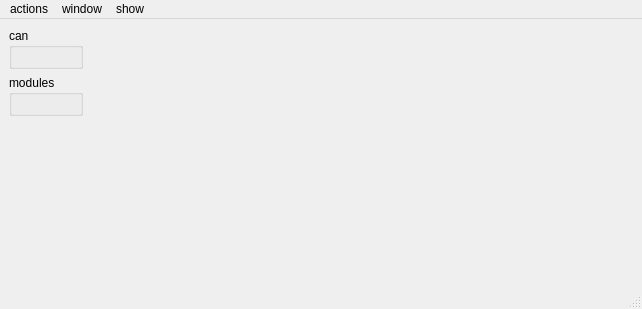
<?xml version="1.0" encoding="UTF-8"?>
<ui version="4.0">
 <class>MainWindow</class>
 <widget class="QMainWindow" name="MainWindow">
  <property name="geometry">
   <rect>
    <x>0</x>
    <y>0</y>
    <width>642</width>
    <height>309</height>
   </rect>
  </property>
  <property name="windowTitle">
   <string>Connecting...</string>
  </property>
  <widget class="QWidget" name="centralwidget">
   <layout class="QGridLayout" name="gridLayout">
    <item row="1" column="0">
     <widget class="QGroupBox" name="moduleBox">
      <property name="title">
       <string>modules</string>
      </property>
      <layout class="QGridLayout" name="moduleBoxLayout"/>
     </widget>
    </item>
    <item row="2" column="0">
     <spacer name="verticalSpacer">
      <property name="orientation">
       <enum>Qt::Vertical</enum>
      </property>
      <property name="sizeHint" stdset="0">
       <size>
        <width>20</width>
        <height>40</height>
       </size>
      </property>
     </spacer>
    </item>
    <item row="0" column="0">
     <widget class="QGroupBox" name="canBox">
      <property name="title">
       <string>can</string>
      </property>
      <layout class="QHBoxLayout" name="horizontalLayout"/>
     </widget>
    </item>
    <item row="0" column="1" rowspan="2">
     <spacer name="horizontalSpacer">
      <property name="orientation">
       <enum>Qt::Horizontal</enum>
      </property>
      <property name="sizeHint" stdset="0">
       <size>
        <width>40</width>
        <height>20</height>
       </size>
      </property>
     </spacer>
    </item>
   </layout>
  </widget>
  <widget class="QMenuBar" name="menubar">
   <property name="geometry">
    <rect>
     <x>0</x>
     <y>0</y>
     <width>642</width>
     <height>21</height>
    </rect>
   </property>
   <widget class="QMenu" name="menuactions">
    <property name="title">
     <string>actions</string>
    </property>
    <addaction name="actionread_accurate_all"/>
    <addaction name="actionbalancing_enabled"/>
    <addaction name="actionrestart_all"/>
    <addaction name="actiondelete_offline"/>
    <addaction name="actiondelete_no_slave_mapping"/>
    <addaction name="actionota_update_all"/>
    <addaction name="actionreset_can_limits"/>
    <addaction name="separator"/>
    <addaction name="actiongenerate_slave_mapping"/>
   </widget>
   <widget class="QMenu" name="menuwindow">
    <property name="title">
     <string>window</string>
    </property>
    <addaction name="actionmaster_info"/>
   </widget>
   <widget class="QMenu" name="menushow">
    <property name="title">
     <string>show</string>
    </property>
    <addaction name="actionhidden"/>
    <addaction name="actionuptime"/>
    <addaction name="actionbuild_timestamp"/>
    <addaction name="separator"/>
    <addaction name="actionauto_resize"/>
    <addaction name="actiondark_mode"/>
   </widget>
   <addaction name="menuactions"/>
   <addaction name="menuwindow"/>
   <addaction name="menushow"/>
  </widget>
  <widget class="QStatusBar" name="statusbar"/>
  <action name="actionrestart_all">
   <property name="text">
    <string>restart_all</string>
   </property>
  </action>
  <action name="actionmaster_info">
   <property name="text">
    <string>master_info</string>
   </property>
  </action>
  <action name="actionhidden">
   <property name="checkable">
    <bool>true</bool>
   </property>
   <property name="text">
    <string>hidden</string>
   </property>
  </action>
  <action name="actionauto_resize">
   <property name="checkable">
    <bool>true</bool>
   </property>
   <property name="text">
    <string>auto_resize</string>
   </property>
  </action>
  <action name="actionuptime">
   <property name="checkable">
    <bool>true</bool>
   </property>
   <property name="text">
    <string>uptime</string>
   </property>
  </action>
  <action name="actionbuild_timestamp">
   <property name="checkable">
    <bool>true</bool>
   </property>
   <property name="text">
    <string>build_timestamp</string>
   </property>
  </action>
  <action name="actiondelete_offline">
   <property name="text">
    <string>delete_offline</string>
   </property>
  </action>
  <action name="actiondelete_no_slave_mapping">
   <property name="text">
    <string>delete_no_slave_mapping</string>
   </property>
  </action>
  <action name="actionota_update_all">
   <property name="text">
    <string>ota_update_all</string>
   </property>
  </action>
  <action name="actionread_accurate_all">
   <property name="text">
    <string>read_accurate_all</string>
   </property>
  </action>
  <action name="actionbalancing_enabled">
   <property name="checkable">
    <bool>true</bool>
   </property>
   <property name="text">
    <string>balancing_enabled</string>
   </property>
  </action>
  <action name="actiondark_mode">
   <property name="checkable">
    <bool>true</bool>
   </property>
   <property name="checked">
    <bool>true</bool>
   </property>
   <property name="text">
    <string>dark_mode</string>
   </property>
  </action>
  <action name="actiongenerate_slave_mapping">
   <property name="text">
    <string>generate_slave_mapping</string>
   </property>
  </action>
  <action name="actionreset_can_limits">
   <property name="text">
    <string>reset_can_limits</string>
   </property>
  </action>
 </widget>
 <resources/>
 <connections/>
</ui>
